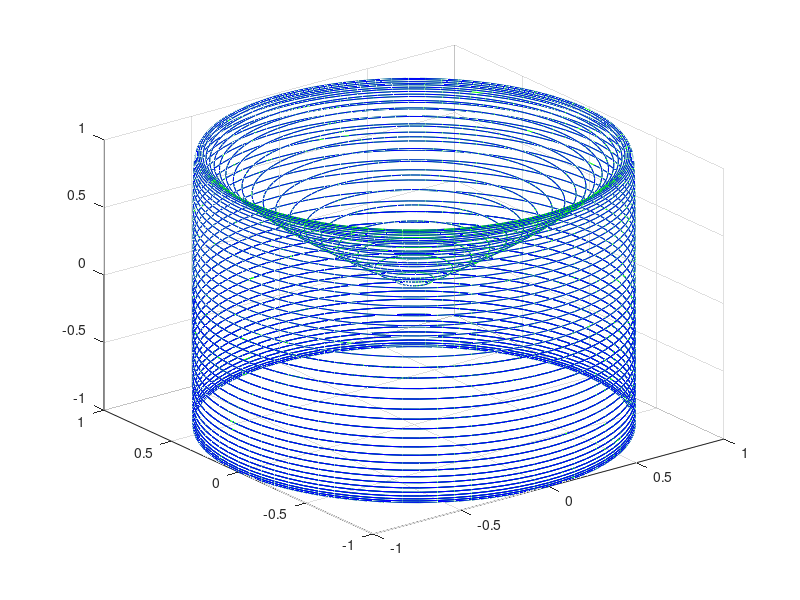
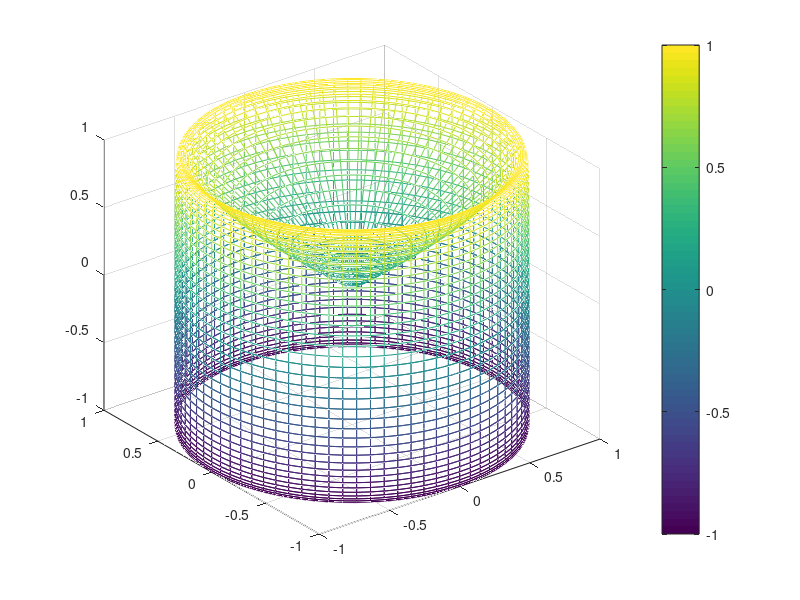
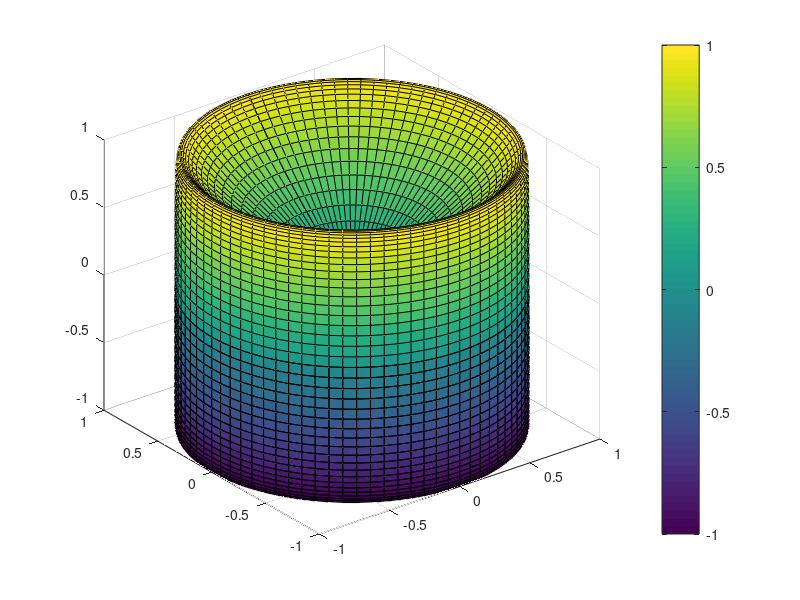
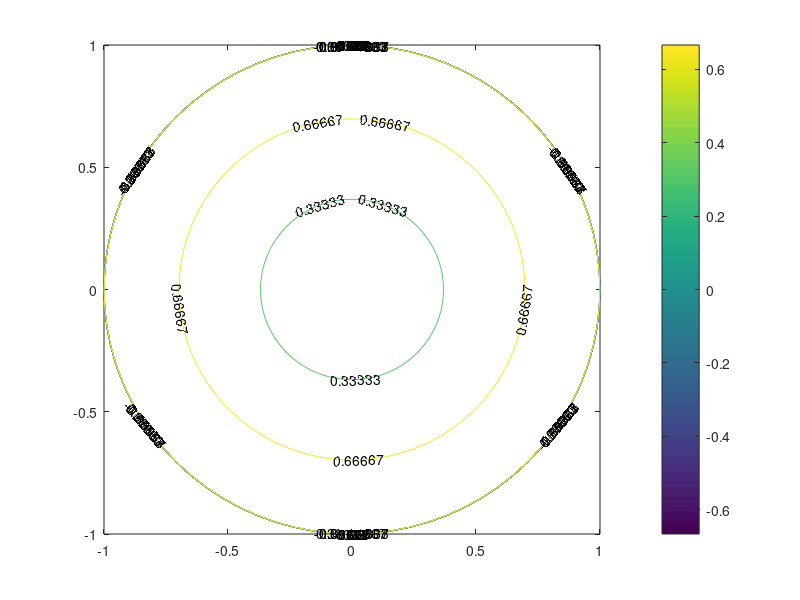

The MATLAB source for these figures, in order:
[u, v] = meshgrid(0:0.025*pi:2*pi);
X=erf(u) .* sin(v);
Y=erf(u) .* cos(v);
Z=sin(u) .* ones(size(v));

figure;
plot3(X, Y, Z, 'g', Y, X, Z, 'b')
grid on
figure;
mesh(X, Y, Z)
hidden off
colorbar
figure;
surf(X, Y, Z)
colorbar
figure;
[N, H]=contour(X, Y, Z, 5)
clabel(N, H)
colorbar

